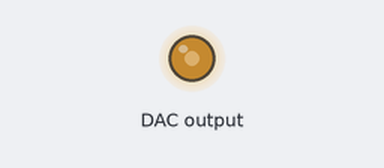
The sketch below on a simulated Arduino Uno, built with avr-gcc and run on an emulated ATmega328P. On the bench: output pins drawn as LEDs (lit = HIGH). Wiring (inferred from the names in the program): MCP4725 DAC at I2C address 0x60.

Above: at 0.1 s.
Timing chart, 0 to 1.6 s (numbered marks = the images above):
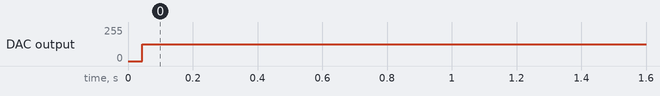

The sketch:

mcp_4725_square_wave.ino
```cpp
void
setup()
{
  Wire.setSpeed(5000000);
  Wire.begin();
}

#define MCP4725_DEVICE 96

/*int sintab[64] = {2147, 2347, 2545, 2737, 2922, 3100, 3267, 3422, 3564, 3692, 3803,
3898, 3975, 4033, 4072, 4092, 4092, 4072, 4033, 3975, 3898, 3803,
3692, 3564, 3422, 3267, 3100, 2922, 2737, 2545, 2347, 2147, 1947,
1747, 1549, 1357, 1172, 994, 827, 672, 530, 402, 291, 196, 119, 61,
22, 2, 2, 22, 61, 119, 196, 291, 402, 530, 672, 827, 994, 1172,
1357, 1549, 1747, 1947} ;*/

int sintab[4] = {0, 2000, 4000, 2000} ;

int sp = 0 ;

void
loop()
{
  Wire.beginTransmission(MCP4725_DEVICE);
  Wire.write(64);                     // cmd to update the DAC
  Wire.write(sintab[sp] >> 4);        // the 8 most significant bits...
  Wire.write((sintab[sp] & 15) << 4); // the 4 least significant bits...
  Wire.endTransmission();
  sp = (sp + 1) & 3 ;
}
```

tcp_server.ino
```cpp
/*TCPServer server = TCPServer(23);
TCPClient client;
void setup()
{
  // start listening for clients
  server.begin();

  // Make sure your Serial Terminal app is closed before powering your device
  Serial.begin(9600);
  // Now open your Serial Terminal, and hit any key to continue!
  while(!Serial.available()) Spark.process();

  Serial.println(WiFi.localIP());
  Serial.println(WiFi.subnetMask());
  Serial.println(WiFi.gatewayIP());
  Serial.println(WiFi.SSID());
}

void loop()
{
  if (client.connected()) {
    // echo all available bytes back to the client
    while (client.available()) {
      char byte = (char)client.read();
      if (byte == 'y') {
        server.write("yup\n");
      } else if (byte == 'n') {
        server.write("nope\n");
      } else {
        server.write("misunderstood\n");
      }
    }
  } else {
    // if no client is yet connected, check for a new connection
    client = server.available();
  }
}*/
```

Measured:
- by itself, DAC output: 0/255 → 126/255 at 0.04 s
